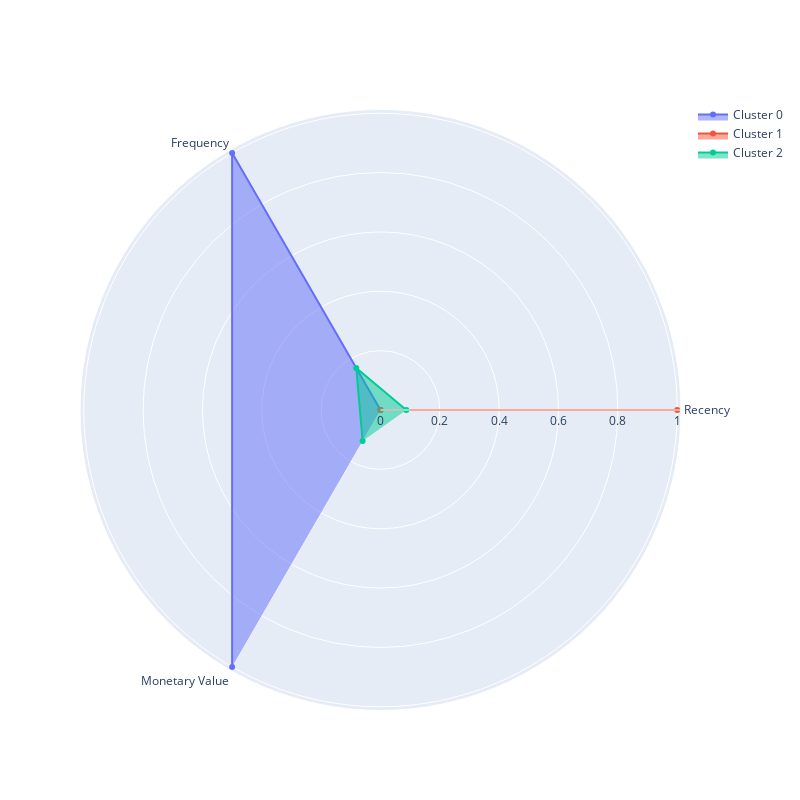

The notebook cell this image was saved under:
### Markdown cell above
### Задание 5.8

Визуализируйте профили кластеров в виде полярной диаграммы на основе средних RFM-характеристик, вычисленных для каждого кластера. 

Проанализируйте кластеры и на основе анализа сопоставьте номер кластера и его описание.

Описание кластера:
* Кластер соответствует «лояльным» клиентам, которые приносят наибольший доход, совершают покупки чаще всего, а давность их последней покупки наименьшая.
* Кластер соответствует «промежуточным» клиентам, которые являются активными, но покупают не так часто и много, как лояльные клиенты. В то же время эти клиенты не являются «потерянными».
* Кластер соответствует «потерянным» клиентам, которые купили меньше всего товара, и их последняя покупка была совершена очень давно.

### Code cell
plot_cluster_profile(rfm_table_cleaned.groupby('kmeans_3').mean(), 3)

### Figure 1 — Plotly figure (JSON) as saved in the notebook; plotly's stock layout.template omitted (floating-point values rounded to 4 significant figures)
{"data": [{"fill": "toself", "name": "Cluster 0", "r": [0, 1, 1], "theta": ["Recency", "Frequency", "Monetary Value"], "type": "scatterpolar"}, {"fill": "toself", "name": "Cluster 1", "r": [1, 0, 0], "theta": ["Recency", "Frequency", "Monetary Value"], "type": "scatterpolar"}, {"fill": "toself", "name": "Cluster 2", "r": [0.08702, 0.1634, 0.1205], "theta": ["Recency", "Frequency", "Monetary Value"], "type": "scatterpolar"}], "layout": {"autosize": false, "height": 800, "showlegend": true, "width": 800}}
